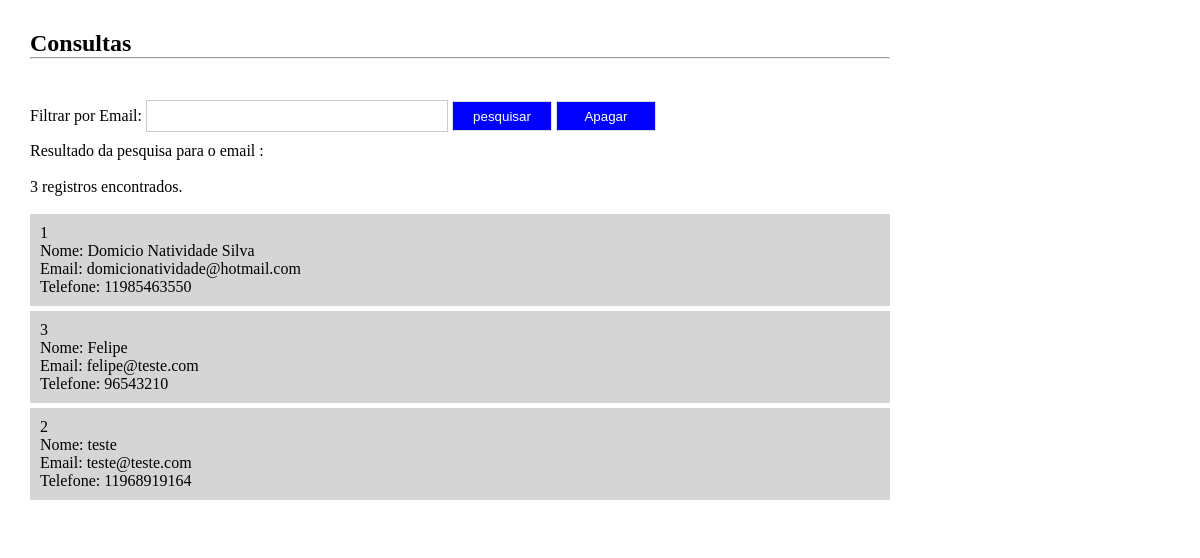
Page /consultacad.php on the committed database.
### tables this page shows
CREATE TABLE IF NOT EXISTS `usuarios` (
  `codigo` int(12) NOT NULL AUTO_INCREMENT,
  `nome` varchar(50) NOT NULL,
  `email` varchar(40) NOT NULL,
  `telefone` text NOT NULL,
  `sexo` text NOT NULL,
  `servico` text NOT NULL,
  `data` date NOT NULL,
  `horario` time NOT NULL,
  PRIMARY KEY (`codigo`)
);

### consultacad.php (the view, shortened to what this page needs)
<?php
include_once("conexcad.php");
$filtro = isset($_GET['filtro'])?$_GET['filtro']:"";
$sql = "select * from usuarios where email  like '%$filtro%' order by email";
$consultacad = mysqli_query($conexao,$sql);
$registros = mysqli_num_rows($consultacad);
?>
<!DOCTYPE html>
<html lang="pt-br">
<head>
    <link rel="stylesheet" href="_css/estilo.css">
</head>
<body>
    <div class="container">
        <section>
            <h1>Consultas</h1>
            <hr><br><br>
            <form method="get" action="">
                Filtrar por Email: <input type="text" name="filtro" class="campo" required autofocus>
                <input type="submit" value="pesquisar" class="btn">
                <input type="submit" value="Apagar" class="btn" action="delete"><br>
            </form>
            <?php
                print "Resultado da pesquisa para o email <strong>$filtro</strong>:<br><br>";
                print "$registros registros encontrados.";
                print "<br><br>";
                while($exibirRegistros = mysqli_fetch_array($consultacad)){
                    $codigo = $exibirRegistros[0];
                    $nome = $exibirRegistros[1];
                    $email = $exibirRegistros[2];
                    $telefone = $exibirRegistros[3];
                    print "<article>";
                    print "$codigo<br>";
                    print "Nome: $nome<br>";
                    print "Email: $email<br>";
                    print "Telefone: $telefone<br>";
                    print "</article>";
                }
                ?>
        </section>
    </div>
</body>
</html>

### _css/estilo.css (style rules this page uses)
* { margin: 0; padding: 0; }
body { background-collor: #222; font-family: Verdana; font-size: 100% }
.container { flex-direction: column; margin: auto; width: 1200px; margin-top: 20px; padding: 10px; }
section { width: 870px; height: 500px; margin-left: 10px; float: left; background-color: #fff; box-sizing: border-box; padding-left: 10px; }
.btn { width: 100px; height: 30px; border: 1px solid #ddd; background-color: #0000FF; color: #fff; cursor: pointer; }
.campo { width: 300px; height: 30px; border: 1px solid #ccc; margin-top: 5px; margin-bottom: 10px; }
article { width: 100%; box-sizing: border-box; padding: 10px; background-color: #d6d5d5; margin-bottom: 5px; }

### rows in the picture
usuarios: codigo "1", nome "Domicio Natividade Silva", email "domicionatividade@hotmail.com", telefone "11985463550"
usuarios: codigo "3", nome "Felipe", email "felipe@teste.com", telefone "96543210"
usuarios: codigo "2", nome "teste", email "teste@teste.com", telefone "11968919164"

### other values in the picture
$registros "3"
